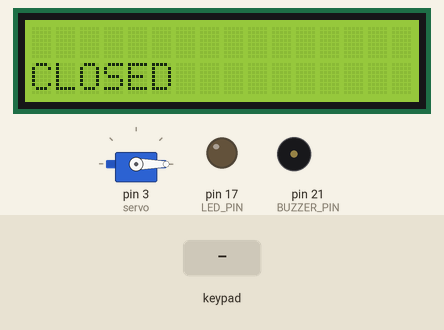
A sketch run on a simulated Arduino Mega 2560, built with avr-gcc and run on an emulated ATmega2560. Parts: 16×2 character LCD, servo, output pins drawn as LEDs (lit = HIGH), buzzer (waves = sounding). Inputs (shaded band) come from the test bench.

Above: at 1.2 s.
1.3 s: keypad keys 1 2 3 4 = pressed 0.4 s apart
At 3.8 s:
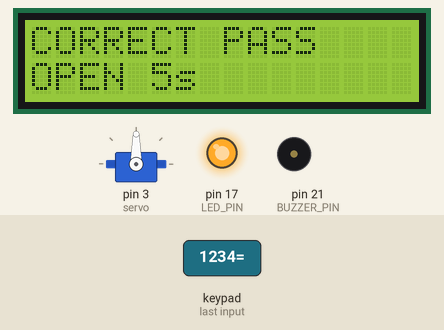
6.3 s: key '/' pressed
At 8.1 s:
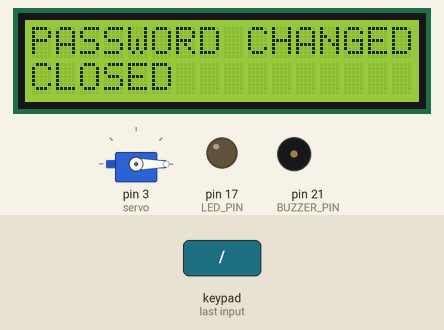
8.6 s: keypad keys 6 * 7 = pressed 0.4 s apart
At 10.4 s:
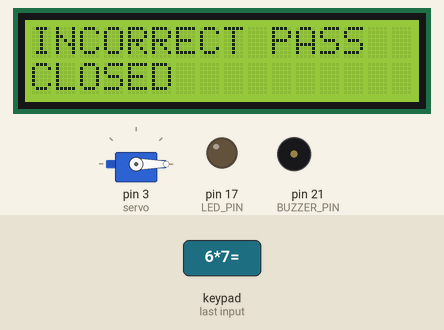
11.7 s: key '=' pressed
At 13.5 s:
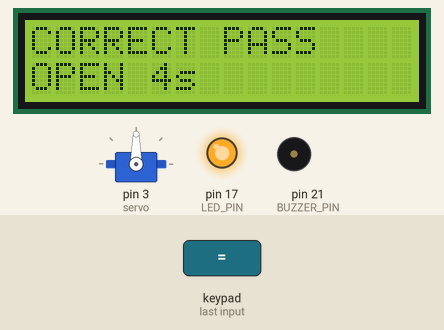
14.7 s: key '*' pressed
At 15.8 s:
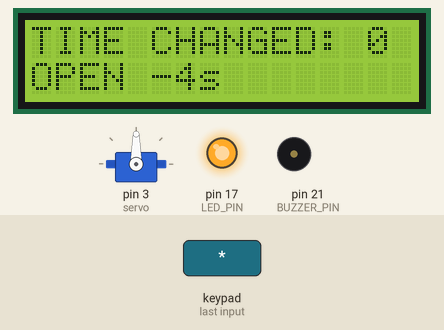
17.7 s: keypad keys 2 3 2 5 2 7 2 9 = pressed 0.4 s apart
At 21.4 s:
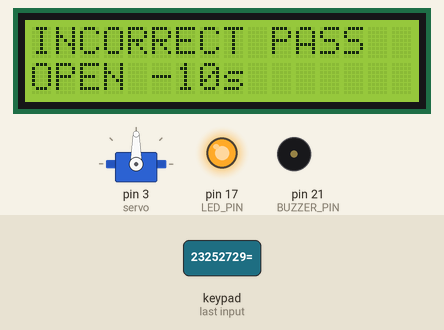
Timing chart, 0 to 22.9 s (numbered marks = the images above; inputs shaded):
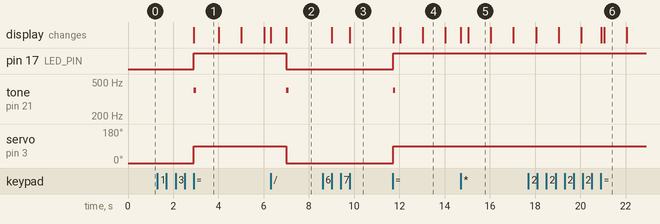

The sketch:

sketch_nov14a.ino
```cpp
#include <Servo.h>
#include <Keypad.h>
#include <LiquidCrystal.h>

#define SAFE_OPEN 90
#define SAFE_CLOSED 0
#define LED_PIN 17
#define BUZZER_PIN 21

//Setting LCD configs
const int rs = 13, en = 12, d4 = 8, d5 = 9, d6 = 10, d7 =11;
LiquidCrystal lcd(rs, en, d4, d5, d6, d7);
const int LCD_WIDTH = 16;
const int LCD_HEIGHT = 2;


//Setting Keypad configs
const byte ROWS = 4; //four rows
const byte COLS = 4; //four columns
char keys[ROWS][COLS] = {
  {'7','8','9','/'},
  {'4','5','6','*'},
  {'1','2','3','-'},
  {'C','0','=','+'}
};
byte rowPins[ROWS] = {23, 25, 27, 29}; //connect to the row pinouts of the keypad
byte colPins[COLS] = {31,33, 35,37}; //connect to the column pinouts of the keypad

Keypad keypad = Keypad( makeKeymap(keys), rowPins, colPins, ROWS, COLS );
//Servo
Servo servo;  // create servo object to control a servo

//Defining Timer class
class Timer{
  public:
  int startTime;
  int timeLimit = -1;
  int lastTime;
  Timer(){
  }
  public:
  int getTimeLimit(){
    return timeLimit;
  }
  void setTimeLimit(int seconds){
    timeLimit = seconds;
  }
  void start(){
    startTime = millis()/1000;
  }

  bool isTimeFinished(){
    int passedTime = millis()/1000 - startTime;
//    Serial.println("Passed Time:"+ String(passedTime));
    return (millis()/1000 - startTime) > (timeLimit-1);
  }
  int getRemainingTime(){
    return (timeLimit - (millis()/1000 - startTime));
  }
  bool isSecondPassed(){
      int sec = millis()/1000;
      if(sec == ((millis()%1000)-sec)){
         return true;
      }
      return false;
  }
};

String password = "1234";
Timer timer;
int safeOpenTime = -1;
int safeCloseTime = -1;
void setup() {
  pinMode(BUZZER_PIN, OUTPUT);
  pinMode(LED_PIN, OUTPUT);
  timer.setTimeLimit(5);

  lcd.begin(16, 2);
  lcd.clear();

  setupServo();
//  Serial.begin(9600);
//  Serial.println("[#] Default Timer time: 5s");
  printLCD("CLOSED", 1);
}
void setupServo(){
  servo.attach(3,1000,2000);  // attaches the servo on pin 9 to the servo object
  servo.write(SAFE_CLOSED);
  digitalWrite(LED_PIN, LOW);
}
//------------------------------------------------//
void printLCD(String in, int row){
    lcd.setCursor(0, row);
    lcd.print("                ");
    lcd.setCursor(0, row);
    lcd.print(in);
}
bool isKeyNumber(char key){
  int keyAsciiCode = (int)key;
  return keyAsciiCode >= (int)'0' && keyAsciiCode <= (int)'9';
}
void rotateServo(int degree){
    servo.write(degree);
}
void checkPassword(String in, bool *isSafeOpen){
  if(in == password){
    printLCD("CORRECT PASS", 0);
    openSafe(isSafeOpen);
    tone(BUZZER_PIN, 400);
    safeOpenTime = millis();
  }else{
    printLCD("INCORRECT PASS", 0);
    if(!(*isSafeOpen))
      printLCD("CLOSED", 1);
  }
}
void checkTimer(bool *isSafeOpen){
  if(timer.isTimeFinished()){
    closeSafe(isSafeOpen);
  }else{
      if(timer.isSecondPassed()){
          printLCD("OPEN "+String(timer.getRemainingTime())+"s", 1);
      }
  }
}
void closeSafe(bool *isSafeOpen){
  rotateServo(SAFE_CLOSED);
  (*isSafeOpen) = false;
  digitalWrite(LED_PIN, LOW);
  printLCD("CLOSED", 1);
  tone(BUZZER_PIN, 400);
  safeCloseTime = millis();
}
void openSafe(bool *isSafeOpen){
  printLCD("OPEN "+String(timer.getTimeLimit())+"s", 1);
  rotateServo(SAFE_OPEN);//Opening servo
  digitalWrite(LED_PIN, HIGH);
  timer.start();
  (*isSafeOpen) = true;
}
void changePassword(String in){
  password = in;
  printLCD("PASSWORD CHANGED", 0);
}
void changeTimer(String in){
  timer.setTimeLimit(in.toInt());
  printLCD("TIME CHANGED: "+String(timer.getTimeLimit()), 0);
}
void readKeypad(){
  char key = keypad.getKey();
  static String number = "";
  static bool isSafeOpen = false;

  if(key){
    if(isKeyNumber(key)){
        number += key;
    }
    else if(key == '='){//Check password
        checkPassword(number, &isSafeOpen);
        number = "";
    }else if(key == 'C'){//Close safe
        closeSafe(&isSafeOpen);
        number = "";
    }else if(key == '/'){//Set new password
        changePassword(number);
        number = "";
    }else if(key == '*'){//Set new Time
        changeTimer(number);
        number = "";
    }
  }

  if(isSafeOpen){
    if(millis()-safeOpenTime > 100){
      noTone(BUZZER_PIN);
    }
    checkTimer(&isSafeOpen);
  }else if(safeCloseTime != -1){
      if( millis() - safeCloseTime > 100){
        safeCloseTime = -1;
        noTone(BUZZER_PIN);
      }
  }
}
void loop() {
  readKeypad();
}
```

Measured:
- after the input at 1.3 s, pin 17 (LED_PIN): LOW → HIGH after 1.6 s; tone on pin 21 (BUZZER_PIN): silent → 400 Hz after 1.6 s, → silent 0.10 s later; servo on pin 3 (servo): 0° → 90° after 1.6 s; the display: changes after 1.6 s (image 1)
- after the input at 6.3 s, the display: first changes at once (image 2 shows a later state)
- after the input at 8.6 s, the display: first changes after 0.40 s (image 3 shows a later state)
- after the input at 11.7 s, pin 17 (LED_PIN): LOW → HIGH at once; tone on pin 21 (BUZZER_PIN): silent → 400 Hz at once, → silent 0.10 s later; servo on pin 3 (servo): 0° → 90° at once; the display: first changes at once (image 4 shows a later state)
- after the input at 14.7 s, pin 17 (LED_PIN): stays HIGH (without the input it goes to LOW after 2.3 s); tone on pin 21 (BUZZER_PIN): stays silent (without the input it goes to 400 Hz after 2.3 s); servo on pin 3 (servo): stays 90° (without the input it goes to 0° after 2.3 s); the display: first changes at once (image 5 shows a later state)
- after the input at 17.7 s, the display: first differs from a run without the input after 3.2 s (image 6 shows a later state)
- what the display in image 1 shows lasts 1.1 s, from 2.9 s to 4.0 s
